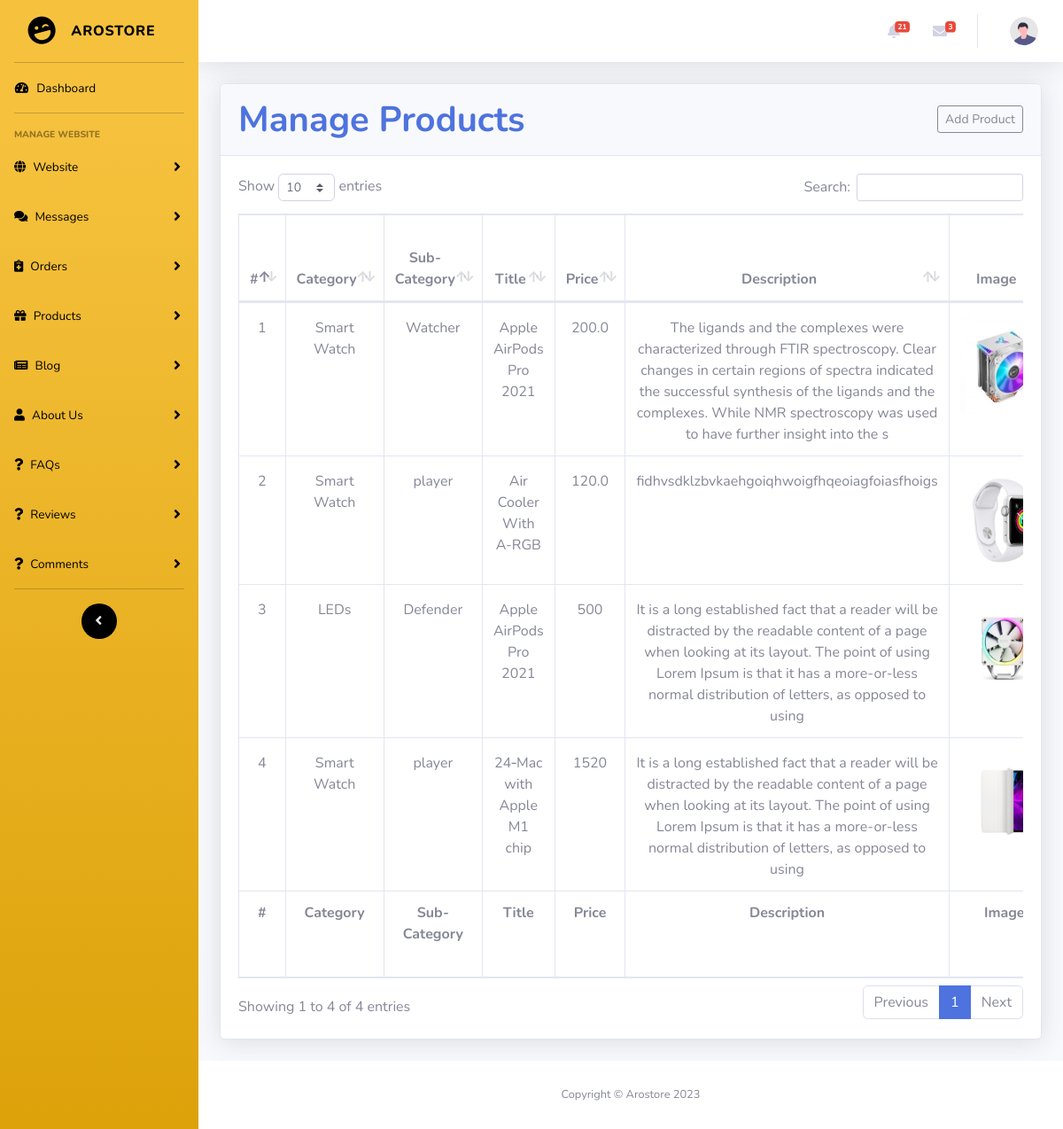
The app's page /admin/manage_products.php (signed in) with its own data.
### tables this page shows
CREATE TABLE `manege_product` (
  `product_id` int(11) NOT NULL,
  `category` varchar(255) NOT NULL,
  `sub_category` varchar(255) NOT NULL,
  `product_title` varchar(255) NOT NULL,
  `product_price` varchar(255) NOT NULL,
  `product_desc` varchar(255) NOT NULL,
  `product_img` varchar(255) NOT NULL,
  `sub_img1` varchar(255) NOT NULL,
  `sub_img2` varchar(255) NOT NULL,
  `sub_img3` varchar(255) NOT NULL,
  `sub_img4` varchar(255) NOT NULL,
  `product_status` varchar(255) NOT NULL,
  `avg_rating` varchar(255) NOT NULL
);

### admin/manage_products.php (the view, shortened to what this page needs)
<?php
include('include/connection.php');
$update_query  = "SELECT * FROM manege_product";
$data   = mysqli_query($conn,$update_query);
$serial = 0;
$product = '';
while($row = mysqli_fetch_array($data)){
    $serial = $serial + 1;
    $product_id          = $row['product_id'];
    $category            = $row['category'];
    $sub_category        = $row['sub_category'];
    $product_title       = $row['product_title'];
    $product_price       = $row['product_price'];
    $product_desc        = $row['product_desc'];
    $product_img         = $row['product_img'];
    $sub_img1         = $row['sub_img1'];
    $sub_img2         = $row['sub_img2'];
    $sub_img3         = $row['sub_img3'];
    $sub_img4         = $row['sub_img4'];
    $product_status      = $row['product_status'];
        $query1  = "SELECT 	* FROM manage_category WHERE cat_id = '".$category."'";
            $data1   = mysqli_query($conn,$query1);
            $category1 = '';
            while( $row1 = mysqli_fetch_array($data1)){
            $category1 .=$row1['category'];
        }
            $query2  = "SELECT 	* FROM sub_category WHERE sub_cat_id= '".$sub_category."'";
            $data2   = mysqli_query($conn,$query2);
            $sub_category2 = '';
            while($row2 = mysqli_fetch_array($data2)){
             $sub_category2 .=$row2['sub_category'];
            }
    if($product_status=='Publish'){
        $status_btn='<a href="update_products.php?productid='.$product_id.'&status=Draft" class="btn btn-success ">Published</a>';
    }
        else{
            $status_btn='<a href="update_products.php?productid='.$product_id.'&status=Publish" class="btn btn-danger ">Draft</a>';
        }
    $cat_update_btn ='<a href="update_prod.php?updateproid='.$product_id.'" class="btn btn-warning">Update</a>';
    $cat_delete_btn = '<a href="delete_products.php?deleteproid='.$product_id.'" class="btn btn-danger">Delete</a>';
        $product .= '<tr class="pt-5 pe-5 text-center">
                            <td class="pt-3">'.$serial.'</td>
                            <td class="pt-3">'.$category1.'</td>
                                <td class="pt-3 text-center">'.$sub_category2.'</td>
                                <td class="pt-3 text-center">'.$product_title.'</td>
                                <td class="pt-3 text-center">'.$product_price.'</td>
                                <td class="pt-3 text-center">'.$product_desc.'</td>
                                <td class="pt-3 text-center"> <img src="assets/upload_images/'.$product_img.'" alt="" width="100px" height="110px" ></td>
                                <td class="pt-3 " >
                                <div class="row g-2 ">
                                <img src="assets/upload_images/'.$sub_img1.'" alt="" width="50px" height="50px" class="col-6 mt-2 ge-2">
                                <img src="assets/upload_images/'.$sub_img2.'" alt="" width="50px" height="50px" class="col-6 mt-2">
                                <img src="assets/upload_images/'.$sub_img3.'" alt="" width="50px" height="50px" class="col-6 mt-2 ge-2">
                                <img src="assets/upload_images/'.$sub_img4.'" alt="" width="50px" height="50px" class="col-6 mt-2">
                                </div>
                                </td>
                                <td class="pt-3 text-center" >'.$status_btn.'</td>
                                <td class="pt-3 text-center  pe-2" >
                                <div class="btn-group">
                                '.$cat_update_btn.$cat_delete_btn.'
                                </div>
                                </td>
                        </tr>';
}
?>
<!DOCTYPE html>
<html lang="en">
<head>
    <link href="vendor/fontawesome-free/css/all.min.css" rel="stylesheet" type="text/css">
    <link href="css/sb-admin-2.css" rel="stylesheet">
    <link href="vendor/datatables/dataTables.bootstrap4.min.css" rel="stylesheet">
</head>
<body id="page-top">
    <div id="wrapper">
       <?php include('include/side_baradd.php');?>
        <div id="content-wrapper" class="d-flex flex-column">
            <div id="content">
              <?php include('include/top_baradd.php');?>
                <div class="container-fluid">
                    <div class="card shadow mb-4">
                        <div class="card-header py-3">
                            <h1 class="m-0 font-weight-bold text-primary float-left">Manage Products</h1>
                <a href="add_products.php" type="button" class="btn btn-sm btn-outline-secondary mt-2 float-right">
                    Add Product
                </a>
                        </div>
                        <div class="card-body">
                            <div class="table-responsive">
                                <table class="table table-bordered" id="dataTable" width="100%" cellspacing="0">
                                    <thead class="text-center">
                                        <tr>
                                        <th scope="col" class="text-center">#</th>
                        <th scope="col"class="text-center" >Category</th>
                        <th scope="col" class="text-center">Sub-Category</th>
                        <th scope="col" class="text-center">Title</th>
                        <th scope="col" class="text-center">Price</th>
                        <th scope="col" class="text-center">Description</th>
                        <th scope="col" class="text-center">Image</th>
                                        </tr>
                                    </thead>
                                    <tfoot class="text-center">
                                       <tr>
                                       <th scope="col" class="text-center">#</th>
                        <th scope="col"class="text-center" >Category</th>
                        <th scope="col" class="text-center">Sub-Category</th>
                        <th scope="col" class="text-center">Title</th>
                        <th scope="col" class="text-center">Price</th>
                        <th scope="col" class="text-center">Description</th>
                        <th scope="col" class="text-center">Image</th>
                                        </tr>
                                    </tfoot>
                                    <tbody>
                                    <?php echo $product; ?>
                                    </tbody>
                                </table>
                            </div>
                        </div>
                    </div>
                </div>
            </div>
            <?php include('include/footeradd.php');?>
</body>
</html>

### admin/include/side_baradd.php (shortened to what this page needs)
 <ul class="navbar-nav side_bar bg-gradient-warning sidebar sidebar-dark accordion " id="accordionSidebar">
    <a class="sidebar-brand d-flex align-items-center justify-content-center " href="../user/index.php">
        <div class="sidebar-brand-icon rotate-n-15">
            <i class="fas fa-laugh-wink"></i>
        </div>
        <div class="sidebar-brand-text mx-3">Arostore</div>
    </a>
    <hr class="sidebar-divider my-0">
    <li class="nav-item ">
        <a class="nav-link " href="index.php">
            <i class="fas fa-fw fa-tachometer-alt "></i>
            <span>Dashboard</span></a>
    </li>
    <hr class="sidebar-divider">
    <div class="sidebar-heading">
        Manage Website
    </div>
    <li class="nav-item">
        <a class="nav-link collapsed" href="#" data-toggle="collapse" data-target="#collapseTwo"
            aria-expanded="true" aria-controls="collapseTwo">
            <i class="fas fa-light fa-globe"></i>
            <span>Website</span>
        </a>
    </li>
    <li class="nav-item">
        <a class="nav-link collapsed" href="#" data-toggle="collapse" data-target="#collapseTwo6"
            aria-expanded="true" aria-controls="collapseTwo">
            <i class="fas fa-comments"></i>
            <span>Messages</span>
        </a>
    </li>
    <li class="nav-item">
        <a class="nav-link collapsed" href="#" data-toggle="collapse" data-target="#collapseTwo5"
            aria-expanded="true" aria-controls="collapseTwo">
            <i class="fas fa-solid fa-notes-medical"></i>
            <span>Orders</span>
        </a>
    </li>
    <li class="nav-item">
        <a class="nav-link collapsed" href="#" data-toggle="collapse" data-target="#collapseUtilities"
            aria-expanded="true" aria-controls="collapseUtilities">
            <i class="fas fa-light fa-gift"></i>
            <span>Products</span>
        </a>
    </li>
        <li class="nav-item">
        <a class="nav-link collapsed" href="#" data-toggle="collapse" data-target="#collapseUtilities1"
            aria-expanded="true" aria-controls="collapseUtilities">
            <i class="fas fa-thin fa-newspaper"></i>
            <span> Blog</span>
        </a>
    </li>
    <li class="nav-item">
        <a class="nav-link collapsed" href="#" data-toggle="collapse" data-target="#collapseUtilities3"
            aria-expanded="true" aria-controls="collapseUtilities">
            <i class="fas fa-solid fa-user"></i>
            <span>  About Us</span>
        </a>
    </li>
    <li class="nav-item">
        <a class="nav-link collapsed" href="#" data-toggle="collapse" data-target="#collapseUtilities4"
            aria-expanded="true" aria-controls="collapseUtilities">
            <i class="fas fa-solid fa-question"></i>
            <span>FAQs</span>
        </a>
    </li>
    <li class="nav-item">
        <a class="nav-link collapsed" href="#" data-toggle="collapse" data-target="#collapseUtilities99"
            aria-expanded="true" aria-controls="collapseUtilities">
            <i class="fas fa-solid fa-question"></i>
            <span>Reviews</span>
        </a>
    </li>
    <li class="nav-item">
        <a class="nav-link collapsed" href="#" data-toggle="collapse" data-target="#collapseUtilities09"
            aria-expanded="true" aria-controls="collapseUtilities">
            <i class="fas fa-solid fa-question"></i>
            <span>Comments</span>
        </a>
    </li>
    <hr class="sidebar-divider">
    <div class="text-center d-none d-md-inline">
        <button class="rounded-circle border-0" id="sidebarToggle"></button>
    </div>
</ul>

### admin/include/top_baradd.php (shortened to what this page needs)
  <?php
$query  = "SELECT * FROM `contact_us_message` where message_status= 'Un-Read'  order by message_id DESC ";
$data   = mysqli_query($conn,$query);
$message_unread=mysqli_num_rows($data);
$select  = "SELECT * FROM `order` where `order_status`= 'Pending' ORDER BY `order`.`order_id` DESC ";
$data5   = mysqli_query($conn,$select);
 $pendinggg_oreder = mysqli_num_rows($data5);
  ?>
  <nav class="navbar navbar-expand navbar-light bg-white topbar mb-4 static-top shadow">
    <ul class="navbar-nav ml-auto">
        <li class="nav-item dropdown no-arrow mx-1">
            <a class="nav-link dropdown-toggle" href="#" id="alertsDropdown" role="button"
                data-toggle="dropdown" aria-haspopup="true" aria-expanded="false">
                <i class="fas fa-bell fa-fw"></i>
                <span class="badge badge-danger badge-counter"><?php echo $pendinggg_oreder;?></span>
            </a>
        </li>
        <li class="nav-item dropdown no-arrow mx-1">
            <a class="nav-link dropdown-toggle" href="#" id="messagesDropdown" role="button"
                data-toggle="dropdown" aria-haspopup="true" aria-expanded="false">
                <i class="fas fa-envelope fa-fw"></i>
                <span class="badge badge-danger badge-counter"><?php echo $message_unread;?></span>
            </a>
        </li>
        <li class="nav-item dropdown no-arrow">
            <a class="nav-link dropdown-toggle" href="#" id="userDropdown" role="button"
                data-toggle="dropdown" aria-haspopup="true" aria-expanded="false">
                <img class="img-profile rounded-circle"
                    src="img/undraw_profile.svg">
            </a>
        </li>
    </ul>
</nav>

### admin/include/footeradd.php (shortened to what this page needs)
        <footer class="sticky-footer bg-white">
            <div class="container my-auto">
                <div class="copyright text-center my-auto">
                    <span>Copyright &copy; Arostore 2023</span>
                </div>
            </div>
        </footer>
    </div>
</div>

### admin/include/top_baradd.php (style rules this page uses)
body { overflow-y: scroll; }

### records on screen
manege_product: category1 "Smart Watch", sub_category2 "Watcher", product_title "Apple AirPods Pro 2021", product_price "200.0", product_desc "The ligands and the complexes were characterized through FTIR spectroscopy. Clear changes in certain regions of spectra indicated the successful synthesis of the ligands and the complexes. While NMR spectroscopy was used to have further insight into the s", product_img (picture)
manege_product: category1 "Smart Watch", sub_category2 "player", product_title "Air Cooler With A-RGB", product_price "120.0", product_desc "fidhvsdklzbvkaehgoiqhwoigfhqeoiagfoiasfhoigs", product_img (picture)
manege_product: category1 "LEDs", sub_category2 "Defender", product_title "Apple AirPods Pro 2021", product_price "500", product_desc "It is a long established fact that a reader will be distracted by the readable content of a page when looking at its layout. The point of using Lorem Ipsum is that it has a more-or-less normal distribution of letters, as opposed to using", product_img (picture)
manege_product: category1 "Smart Watch", sub_category2 "player", product_title "24‑Mac with Apple M1 chip", product_price "1520", product_desc "It is a long established fact that a reader will be distracted by the readable content of a page when looking at its layout. The point of using Lorem Ipsum is that it has a more-or-less normal distribution of letters, as opposed to using", product_img (picture)

### other values on screen
$pendinggg_oreder "21"
$message_unread "3"
